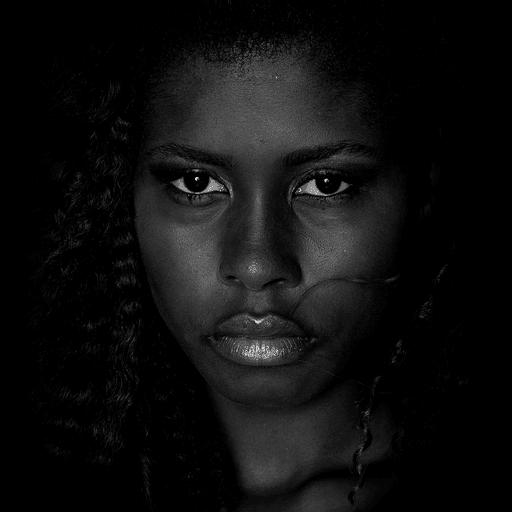
#> input picture final_lab/images/dark.png, 512 x 512 px, found by its file name
$ python q7.py
#> lines starting #> are read from the running program, lines starting #| are printed output that depends on the picture
### final_lab/zahinDIP/zahin_dip.py
from typing import Tuple

import numpy as np
import numpy.typing as npt
import cv2

import numpy as np
import numpy.typing as npt

# [11 lines left out: function toggle_contrast, not called in this run]


def high_contrast(img: npt.NDArray[np.uint8]) -> npt.NDArray[np.uint8]:
    return cv2.equalizeHist(img).astype(np.uint8)

def low_contrast(img: npt.NDArray[np.uint8], low: int = 50, high: int = 200) -> npt.NDArray[np.uint8]:
    return cv2.normalize(img, None, low, high, cv2.NORM_MINMAX)

def calc_hist(img: npt.NDArray[np.uint8], max_value: int = 255)->npt.NDArray[np.int32]:
    counts = np.zeros((max_value + 1), dtype = np.int32)

    for row in img:
        for pixel in row:
            counts[pixel] += 1

    return counts

# [58 lines left out: functions log_transform, gamma_correction, step_func, conv2D, not called in this run]


def _calc_pdf(counts: npt.NDArray)->np.ndarray[np.float32]:
    total = float(np.sum(counts))
    pdf = counts / total
    return pdf

def _calc_cdf(pdf: npt.NDArray[np.float32])->npt.NDArray[np.float32]:
    cdf = np.cumsum(pdf)
    return cdf

def hist_equaliz(img: npt.NDArray[np.uint8], max_value: int = 255, output_image: bool = True)->npt.NDArray[np.uint8]:
    counts = calc_hist(img)
    pdf = _calc_pdf(counts)
    cdf = _calc_cdf(pdf)
    nz = np.nonzero(cdf)[0]
    cdf_min = cdf[nz[0]]
    if (1 - cdf_min) <= 0:
        raise ValueError('less than zero')
    equalized = (((cdf - cdf_min) / (1 - cdf_min)) * float(max_value))
    equalized = np.clip(np.round(equalized), 0, max_value)
    equalized = equalized.astype(np.uint8)
    if not output_image:
        return equalized
    img_transformed = equalized[img]
    return img_transformed

# [83 lines left out: functions hist_matchv1, hist_matchv2, adaptive_hist_equaliz, hist_clahe, adaptive_hist_clahe, not called in this run]


def get_rect_se(kernel_size: int = 5)->npt.NDArray[np.uint8]:
    return cv2.getStructuringElement(cv2.MORPH_RECT, (kernel_size, kernel_size)).astype(np.uint8)


def get_ellipse_se(kernel_size: int = 5)->npt.NDArray[np.uint8]:
    return cv2.getStructuringElement(cv2.MORPH_ELLIPSE, (kernel_size, kernel_size)).astype(np.uint8)

def get_cross_se(kernel_size: int = 5)->npt.NDArray[np.uint8]:
    return cv2.getStructuringElement(cv2.MORPH_CROSS, (kernel_size, kernel_size)).astype(np.uint8)

# [22 lines left out: functions get_diamond_se, ero_or_dial, not called in this run]

def morph_open(img: npt.NDArray[np.uint8], kernel: npt.NDArray[np.uint8])->npt.NDArray[np.uint8]:
    return ero_or_dial(ero_or_dial(img, kernel, type_morph='ero'), kernel, type_morph = 'dial')

def morph_close(img: npt.NDArray[np.uint8], kernel: npt.NDArray[np.uint8])->npt.NDArray[np.uint8]:
    return ero_or_dial(ero_or_dial(img, kernel, type_morph='dial'), kernel, type_morph = 'ero')

def morph_tohat(img: npt.NDArray[np.uint8], kernel: npt.NDArray[np.uint8])->npt.NDArray[np.uint8]:
    return cv2.subtract(img, morph_open(img, kernel))

def morph_blackhat(img: npt.NDArray[np.uint8], kernel: npt.NDArray[np.uint8])->npt.NDArray[np.uint8]:
    return cv2.subtract(morph_close(img, kernel), img)


# [11 lines left out: function ideal_lowpass_filter, not called in this run]

def ideal_highpass_filter(img: npt.NDArray[np.uint8], radius: int)->npt.NDArray[np.uint8]:
    filter = (1 - ideal_lowpass_filter(img, radius)).astype(np.uint8)
    return filter

# [37 lines left out: functions ideal_bandpass_filter, apply_fft, apply_filter, butterworth_lowpass_filter, not called in this run]

def butterworth_highpass_filter(img: npt.NDArray[np.uint8], d0: int = 40, n: int = 2) -> npt.NDArray[np.float32]:
    return 1 - butterworth_lowpass_filter(img, d0, n)

# [8 lines left out: function gaussian_lowpass_filter, not called in this run]

def gaussian_highpass_filter(img: npt.NDArray[np.uint8], d0: int = 40) -> npt.NDArray[np.float32]:
    return 1 - gaussian_lowpass_filter(img, d0)


def butterworth_bandpass_filter(img: npt.NDArray[np.uint8], d_low: int = 30, d_high: int = 80, n: int = 2) -> npt.NDArray[np.float32]:
    return butterworth_lowpass_filter(img, d_high, n) - butterworth_lowpass_filter(img, d_low, n)

def gaussian_bandpass_filter(img: npt.NDArray[np.uint8], d_low: int = 30, d_high: int = 80) -> npt.NDArray[np.float32]:
    return gaussian_lowpass_filter(img, d_high) - gaussian_lowpass_filter(img, d_low)

### final_lab/q7.py
import cv2
import numpy as np
import matplotlib.pyplot as plt
from zahinDIP import zahin_dip as zahin


def main():
    img = cv2.imread('/home/zahin/Desktop/DIP_LAB/final_lab/images/dark.png', cv2.IMREAD_GRAYSCALE)
#> img is the input picture: shape (512, 512); min 0, max 206, mean 15
    hist0 = zahin.calc_hist(img)
#> after the loop in calc_hist, `for row in img:`: counts = 256 values, max 149977 at index 0, min 0 at index 1, mean 1024
#> hist0 has the same summary as counts in calc_hist
    img_equilized = zahin.hist_equaliz(img)
#> in _calc_pdf, `total = float(np.sum(counts))`: total = 262144
#> in _calc_pdf, `pdf = counts / total`: pdf = 256 values, max 0.572 at index 0, min 0 at index 1, mean 0.00391
#> in _calc_cdf, `cdf = np.cumsum(pdf)`: cdf = 256 values from 0.572 to 1
#> in hist_equaliz, `nz = np.nonzero(cdf)[0]`: nz = 256 values from 0 to 255
#> in hist_equaliz, `cdf_min = cdf[nz[0]]`: cdf_min = 0.572
#> in hist_equaliz, `equalized = (((cdf - cdf_min) / (1 - cdf_min)) * float(max_value))`: equalized = 256 values from 0 to 255
#> in hist_equaliz, `img_transformed = equalized[img]`:
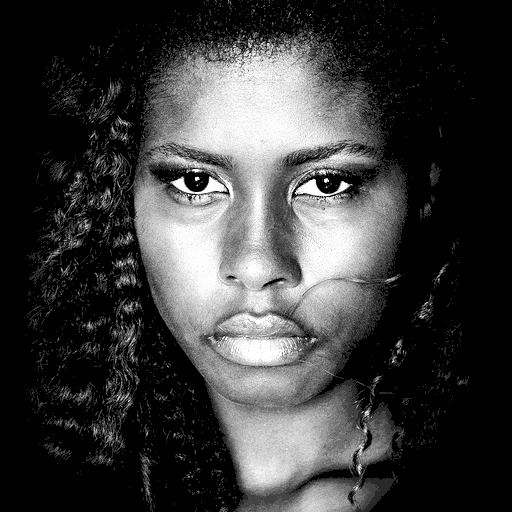
#> img_transformed: shape (512, 512); min 0, max 255, mean 59.4
    hist1 = zahin.calc_hist(img_equilized)
#> hist1 has the same summary as counts in calc_hist
    img_equilized2 = cv2.equalizeHist(img)
    hist2 = zahin.calc_hist(img_equilized2)
#> hist2 has the same summary as counts in calc_hist
    plt.figure(figsize=(12, 9))
    plt.subplot(2, 3, 1)
    plt.imshow(img, cmap = 'gray')
    plt.title('original')
    plt.subplot(2, 3, 2)
    plt.imshow(img_equilized, cmap = 'gray')
    plt.title('equilized custom')
    plt.subplot(2, 3, 3)
    plt.imshow(img_equilized2, cmap = 'gray')
    plt.title('equilized builtin')
    plt.subplot(2, 3, 4)
    plt.bar(np.arange(len(hist0)), hist0)
    plt.title('original hist')
    plt.subplot(2, 3, 5)
    plt.bar(np.arange(len(hist1)), hist1)
    plt.title('equilized hist custom')
    plt.subplot(2, 3, 6)
    plt.bar(np.arange(len(hist2)), hist2)
    plt.title('equilized hist builtin')

    plt.tight_layout()
    plt.savefig('./outputs/q7.png')
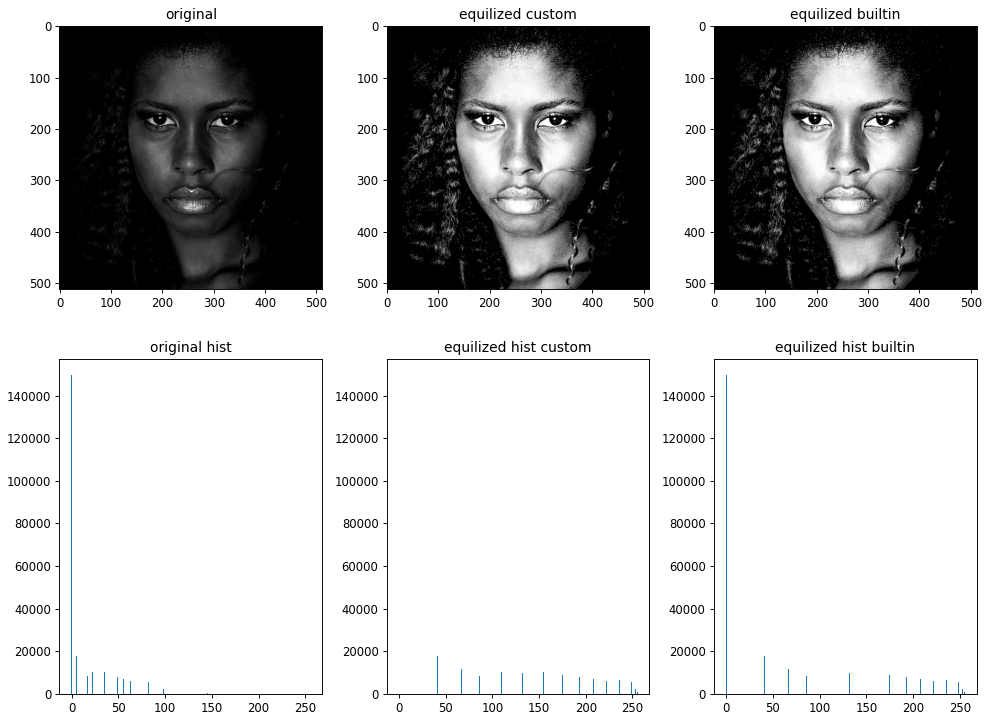
#> figure drawn by matplotlib, 6 panels; panel 4: tallest bar 149977 high, from x = -0.4 to 0.4; panel 5: tallest bar 149977 high, from x = -0.4 to 0.4; panel 6: tallest bar 149977 high, from x = -0.4 to 0.4


if __name__ == '__main__':
    main()
